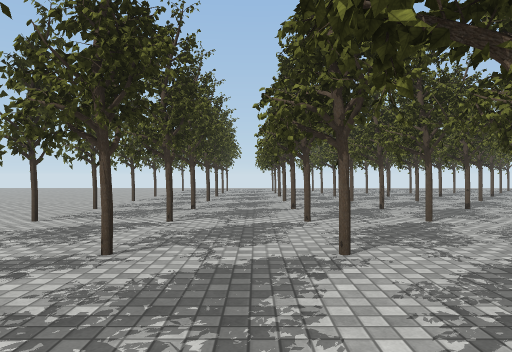
view 1 (above)

24 first-person views from a walk through a Unity game level. The camera is 1.4 m above the floor, looks level and sees 70° across. The floor is counted in squares, 2 m on a side. Each view is taken from the middle of a square. On the plan, view 1 faces up. The plan holds only what a view shows up to about 11 squares ahead; the rest is blank. The place goes on beyond the plan. The player is left out. Some surface patterns are stand-ins.

view 2
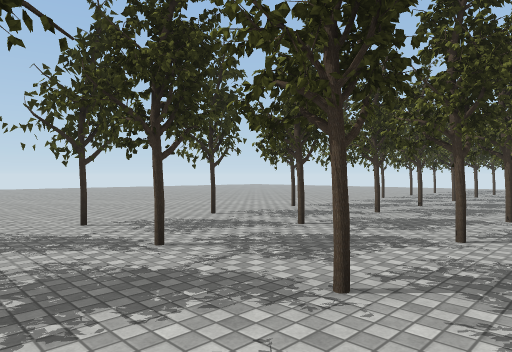

view 3
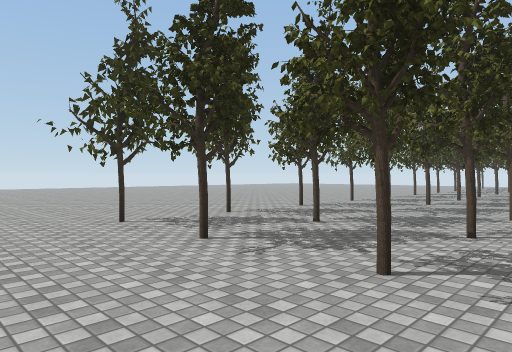

view 4
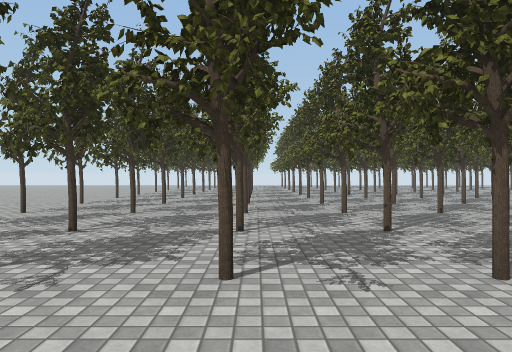

view 5
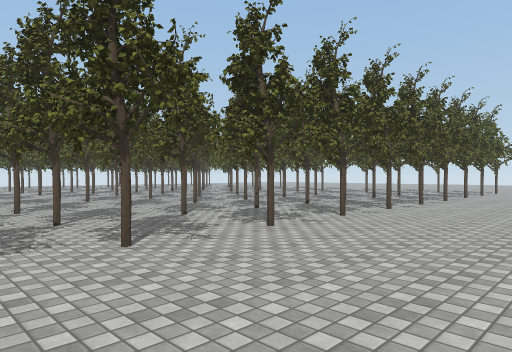

view 6
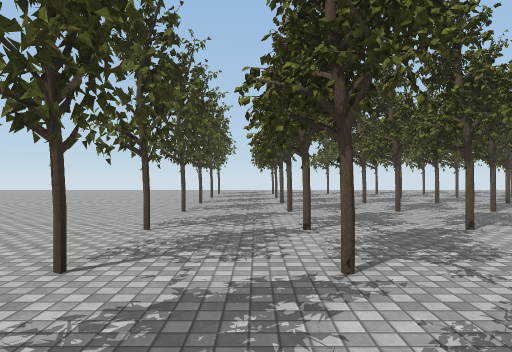

view 7
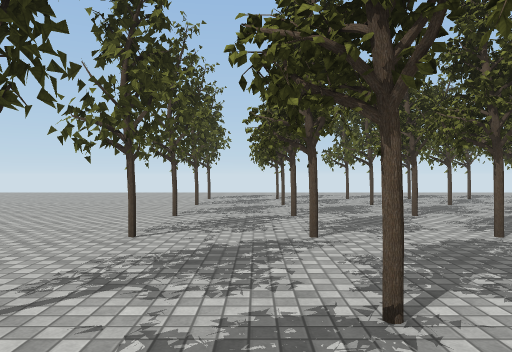

view 8
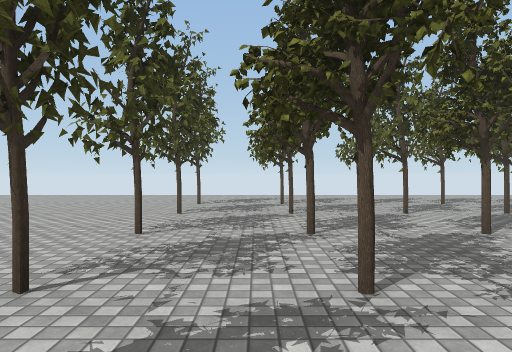

view 9
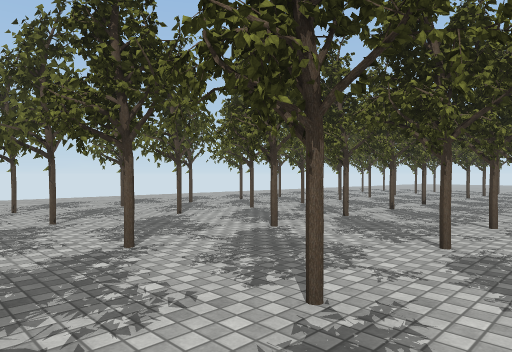

view 10
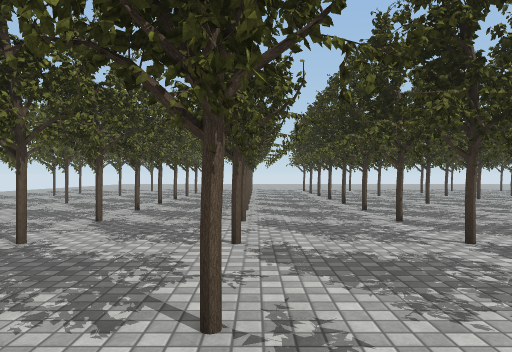

view 11
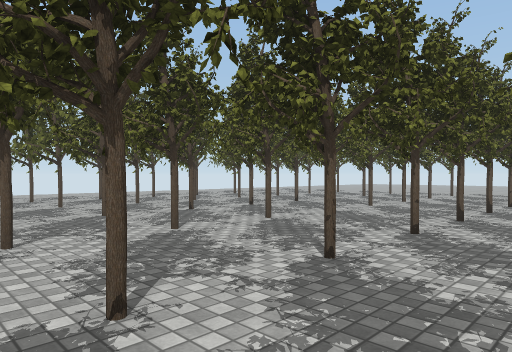

view 12
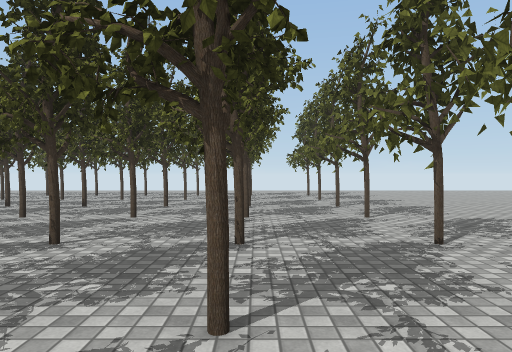

view 13
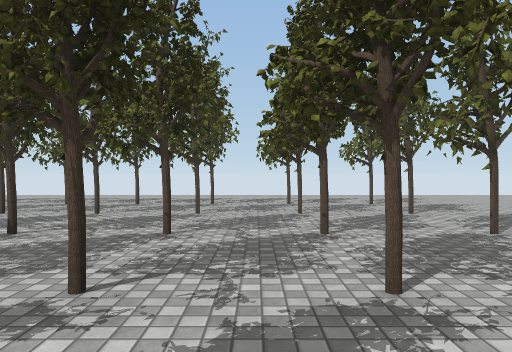

view 14
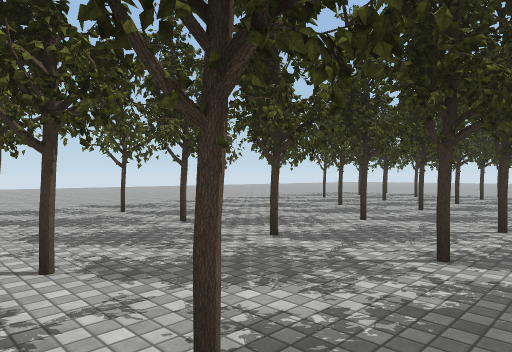

view 15
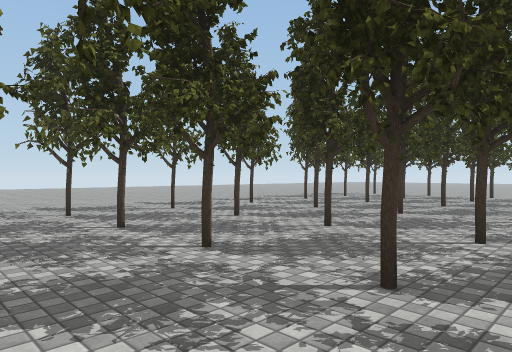

view 16
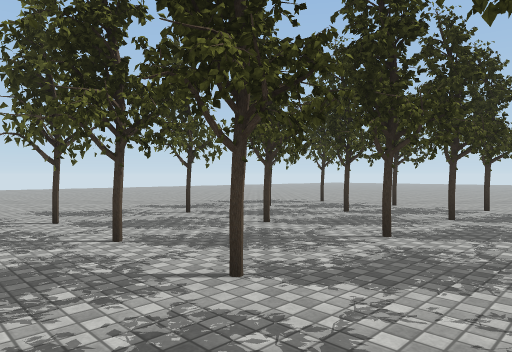

view 17
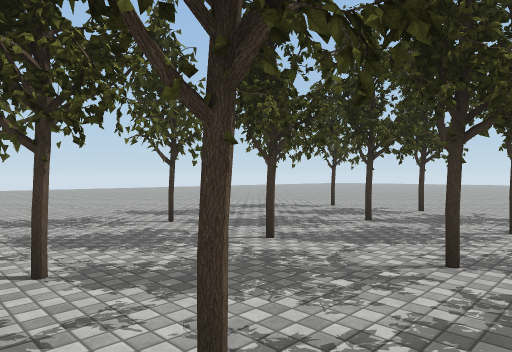

view 18
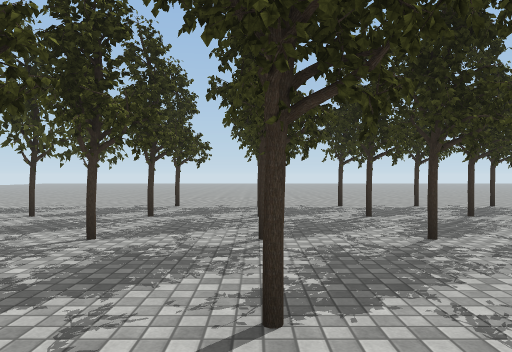

view 19
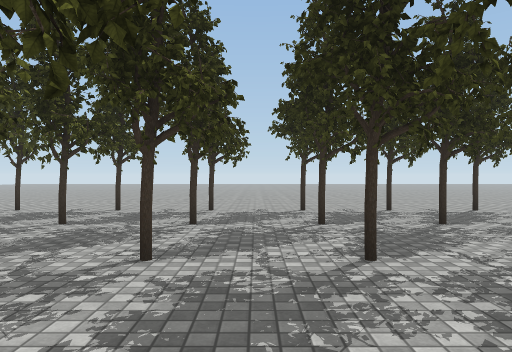

view 20
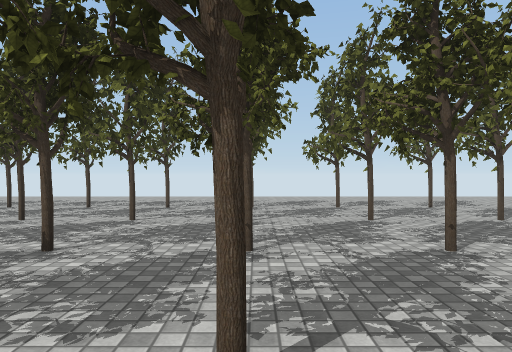

view 21
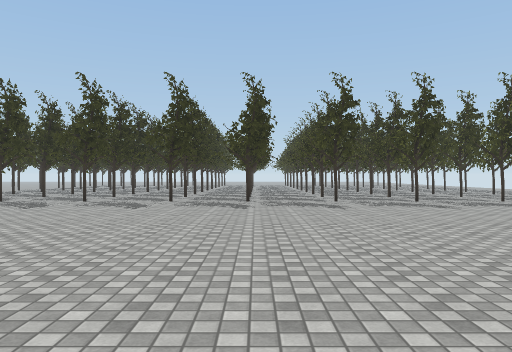

view 22
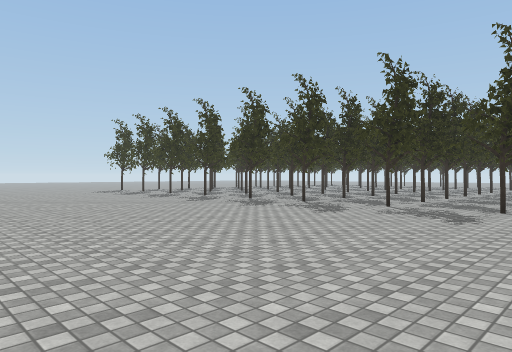

view 23
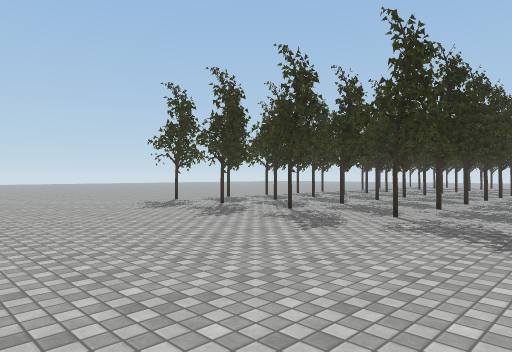

view 24
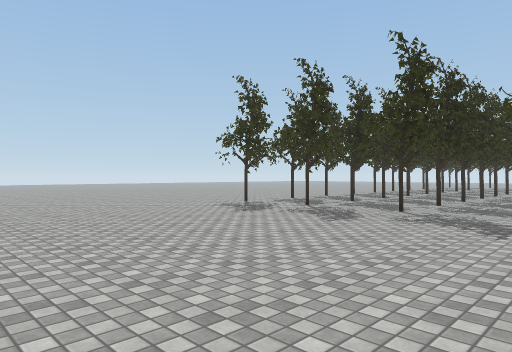

### Floor plan
Key: @ floor where view 1 was taken; # wall or solid block; x gap in a wall; . floor.
Columns run from 10 left of view 1 to 24 right of it. Each row starts with its distance up from view 1.
 20          ...................
 19  ............................
 18  ............................
 17  .....#..x......#.#.....#...
 16  ...........................
 15   ....#..x......#.#.....#.....
 14  .............................. .
 13  ...............................
 12   ....#..#.#....#.#.#..x.........
 11   ...............................
 10    ...#..#.#....#.#.#.#.#........
  9     ..............................
  8     ..#..#.#....#.#.#..x...........
  7     ..............................
  6    ...#..#.#....#.#.#.#.#........
  5   .............................
  4  ...............................
  3 ......#..#.#....#.#.#..x........
  2 .................................
  1 ......#..#.#.#....#.#..x.........
  0   ........@.....................
 -1  .....#..#.#....#.#.#.#.#......
 -2 ...............................
 -3 ...............................
 -4 .........#.#....#.#.#.#.#......
 -5     ..........................
 -6         ......................
 -7        . .. ..................

Where each view was taken, in squares from view 1:
view 1: 0 up, 0 right, facing up
view 2: 1 down, 2 right, facing up-left
view 3: 6 down, 2 right, facing up-left
view 4: 6 down, 1 right, facing up
view 5: 7 down, 3 left, facing up-right
view 6: 3 up, 2 left, facing up
view 7: 6 up, 2 left, facing up
view 8: 8 up, 2 left, facing up
view 9: 9 up, 3 left, facing up-right
view 10: 10 up, 3 left, facing right
view 11: 6 up, 0 right, facing up-right
view 12: 4 up, 12 right, facing up
view 13: 8 up, 11 right, facing up
view 14: 11 up, 7 right, facing down-right
view 15: 10 up, 7 right, facing down-right
view 16: 5 up, 8 right, facing down-right
view 17: 4 up, 9 right, facing down-right
view 18: 5 up, 10 right, facing down
view 19: 4 up, 9 right, facing down
view 20: 9 up, 10 right, facing up
view 21: 8 up, 24 right, facing left
view 22: 14 up, 22 right, facing down-left
view 23: 6 up, 20 right, facing down-left
view 24: 4 up, 21 right, facing down-left
